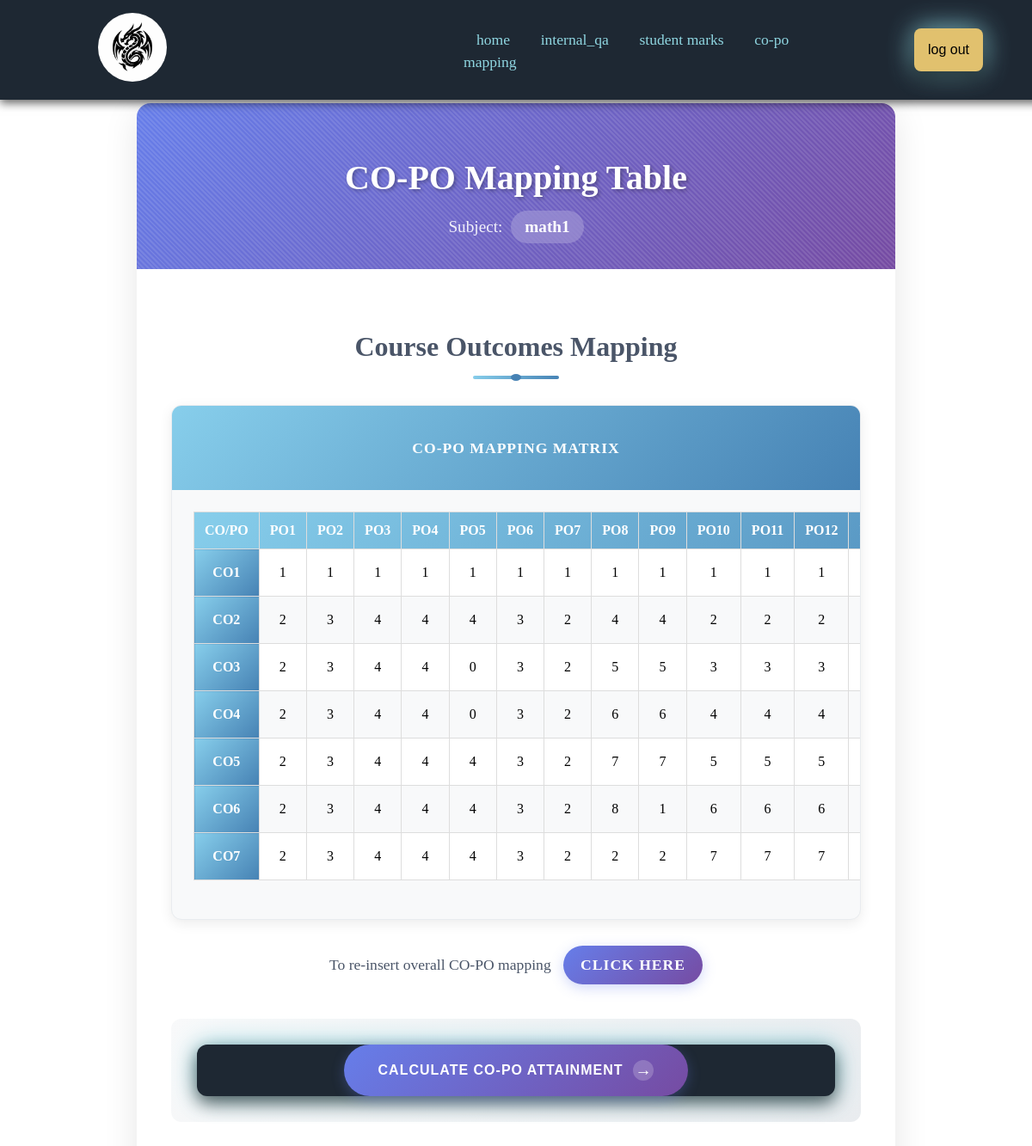
Page /user/mapping.php (signed in) on the committed database.
### tables this page shows
CREATE TABLE `co1` (
  `subject` varchar(20) NOT NULL,
  `po1` int(3) NOT NULL,
  `po2` int(3) NOT NULL,
  `po3` int(3) NOT NULL,
  `po4` int(3) NOT NULL,
  `po5` int(3) NOT NULL,
  `po6` int(3) NOT NULL,
  `po7` int(3) NOT NULL,
  `po8` int(3) NOT NULL,
  `po9` int(3) NOT NULL,
  `po10` int(3) NOT NULL,
  `po11` int(3) NOT NULL,
  `po12` int(3) NOT NULL,
  `pso1` int(3) NOT NULL,
  `pso2` int(3) NOT NULL,
  `pso3` int(3) NOT NULL,
  `pso4` int(3) NOT NULL
);

CREATE TABLE `co2` (
  `subject` varchar(20) NOT NULL,
  `po1` int(3) NOT NULL,
  `po2` int(3) NOT NULL,
  `po3` int(3) NOT NULL,
  `po4` int(3) NOT NULL,
  `po5` int(3) NOT NULL,
  `po6` int(3) NOT NULL,
  `po7` int(3) NOT NULL,
  `po8` int(3) NOT NULL,
  `po9` int(3) NOT NULL,
  `po10` int(3) NOT NULL,
  `po11` int(3) NOT NULL,
  `po12` int(3) NOT NULL,
  `pso1` int(3) NOT NULL,
  `pso2` int(3) NOT NULL,
  `pso3` int(3) NOT NULL,
  `pso4` int(3) NOT NULL
);

CREATE TABLE `co3` (
  `subject` varchar(20) NOT NULL,
  `po1` int(3) NOT NULL,
  `po2` int(3) NOT NULL,
  `po3` int(3) NOT NULL,
  `po4` int(3) NOT NULL,
  `po5` int(3) NOT NULL,
  `po6` int(3) NOT NULL,
  `po7` int(3) NOT NULL,
  `po8` int(3) NOT NULL,
  `po9` int(3) NOT NULL,
  `po10` int(3) NOT NULL,
  `po11` int(3) NOT NULL,
  `po12` int(3) NOT NULL,
  `pso1` int(3) NOT NULL,
  `pso2` int(3) NOT NULL,
  `pso3` int(3) NOT NULL,
  `pso4` int(3) NOT NULL
);

CREATE TABLE `co4` (
  `subject` varchar(20) NOT NULL,
  `po1` int(3) NOT NULL,
  `po2` int(3) NOT NULL,
  `po3` int(3) NOT NULL,
  `po4` int(3) NOT NULL,
  `po5` int(3) NOT NULL,
  `po6` int(3) NOT NULL,
  `po7` int(3) NOT NULL,
  `po8` int(3) NOT NULL,
  `po9` int(3) NOT NULL,
  `po10` int(3) NOT NULL,
  `po11` int(3) NOT NULL,
  `po12` int(3) NOT NULL,
  `pso1` int(3) NOT NULL,
  `pso2` int(3) NOT NULL,
  `pso3` int(3) NOT NULL,
  `pso4` int(3) NOT NULL
);

CREATE TABLE `co5` (
  `subject` varchar(20) NOT NULL,
  `po1` int(3) NOT NULL,
  `po2` int(3) NOT NULL,
  `po3` int(3) NOT NULL,
  `po4` int(3) NOT NULL,
  `po5` int(3) NOT NULL,
  `po6` int(3) NOT NULL,
  `po7` int(3) NOT NULL,
  `po8` int(3) NOT NULL,
  `po9` int(3) NOT NULL,
  `po10` int(3) NOT NULL,
  `po11` int(3) NOT NULL,
  `po12` int(3) NOT NULL,
  `pso1` int(3) NOT NULL,
  `pso2` int(3) NOT NULL,
  `pso3` int(3) NOT NULL,
  `pso4` int(3) NOT NULL
);

CREATE TABLE `co6` (
  `subject` varchar(20) NOT NULL,
  `po1` int(3) NOT NULL,
  `po2` int(3) NOT NULL,
  `po3` int(3) NOT NULL,
  `po4` int(3) NOT NULL,
  `po5` int(3) NOT NULL,
  `po6` int(3) NOT NULL,
  `po7` int(3) NOT NULL,
  `po8` int(3) NOT NULL,
  `po9` int(3) NOT NULL,
  `po10` int(3) NOT NULL,
  `po11` int(3) NOT NULL,
  `po12` int(3) NOT NULL,
  `pso1` int(3) NOT NULL,
  `pso2` int(3) NOT NULL,
  `pso3` int(3) NOT NULL,
  `pso4` int(3) NOT NULL
);

CREATE TABLE `co7` (
  `subject` varchar(20) NOT NULL,
  `po1` int(3) NOT NULL,
  `po2` int(3) NOT NULL,
  `po3` int(3) NOT NULL,
  `po4` int(3) NOT NULL,
  `po5` int(3) NOT NULL,
  `po6` int(3) NOT NULL,
  `po7` int(3) NOT NULL,
  `po8` int(3) NOT NULL,
  `po9` int(3) NOT NULL,
  `po10` int(3) NOT NULL,
  `po11` int(3) NOT NULL,
  `po12` int(3) NOT NULL,
  `pso1` int(3) NOT NULL,
  `pso2` int(3) NOT NULL,
  `pso3` int(3) NOT NULL,
  `pso4` int(3) NOT NULL
);

### user/mapping.php (the view, shortened to what this page needs)
<?php
    include("connect.php");
?>
<!DOCTYPE html>
<html lang="en">
<head>
    <link rel="stylesheet" href="../static/css/home.css">
    <link rel="stylesheet" href="../static/css/user_op2.css">
</head>
<body>
    <nav>
    <div class="nav_elements">
        <a href="./home.php" class="logo"><img src="../static/img/logo.png" alt=""></a>
    </div>
    <div class="nav_elements">
        <a href="./home.php">home</a>
        <a href="./internal_qa.php">internal_qa</a>
        <a href="./marks.php">student marks</a>
        <a href="./mapping.php">co-po mapping</a>
    </div>
    <div class="log_out_btn">
        <form action="<?php $_SERVER['PHP_SELF'] ?>" method="post">
            <button name="logout" value="logout">log out</button>
        </form>
    </div>
    </nav>
    <?php
        $name = $_SESSION['username'];
$sql = "SELECT * FROM `num_co` WHERE subject = '$name'";
$result1 = mysqli_query($conn,$sql);
if(mysqli_num_rows($result1) == 0){
    echo '<div class="ia-form-container">';
    echo '<div class="form-header">';
    echo '<h3 class="form-title">CO-PO Mapping Setup Required</h3>';
    echo '</div>';
    echo '<div class="ia-main-form">';
    echo '<div class="ia-section">';
    echo '<div class="section-header">';
    echo '<p>To insert new CO-PO mapping <a href="insert_co_po.php" class="submit-btn" style="display: inline-flex; padding: 12px 20px; text-decoration: none; margin-left: 10px;">Click Here</a></p>';
    echo '</div>';
    echo '</div>';
    echo '</div>';
    echo '</div>';
}
else{
    $row = mysqli_fetch_assoc($result1);
    echo '<div class="ia-form-container">';
    echo '<div class="form-header">';
    echo '<h2 class="form-title">CO-PO Mapping Table</h2>';
    echo '<div class="subject-info">';
    echo '<span class="subject-label">Subject:</span>';
    echo '<span class="subject-id">' . htmlspecialchars($name) . '</span>';
    echo '</div>';
    echo '</div>';
    echo '<div class="ia-main-form">';
    echo '<div class="ia-section">';
    echo '<div class="section-header">';
    echo '<h3 class="section-title">Course Outcomes Mapping</h3>';
    echo '<div class="section-divider"></div>';
    echo '</div>';
    echo '<div class="question-card">';
    echo '<div class="question-header">';
    echo '<h4 class="question-title">CO-PO Mapping Matrix</h4>';
    echo '</div>';
    echo '<div class="question-content">';
    echo '<table style="width: 100%; border-collapse: collapse; margin-bottom: 20px;">';
    echo '<tr style="background: linear-gradient(135deg, #87ceeb, #4682b4); color: white;">';
    echo '<th style="padding: 12px; border: 1px solid #ddd; text-align: center; font-weight: 600;">CO/PO</th>';
    echo '<th style="padding: 12px; border: 1px solid #ddd; text-align: center; font-weight: 600;">PO1</th>';
    echo '<th style="padding: 12px; border: 1px solid #ddd; text-align: center; font-weight: 600;">PO2</th>';
    echo '<th style="padding: 12px; border: 1px solid #ddd; text-align: center; font-weight: 600;">PO3</th>';
    echo '<th style="padding: 12px; border: 1px solid #ddd; text-align: center; font-weight: 600;">PO4</th>';
    echo '<th style="padding: 12px; border: 1px solid #ddd; text-align: center; font-weight: 600;">PO5</th>';
    echo '<th style="padding: 12px; border: 1px solid #ddd; text-align: center; font-weight: 600;">PO6</th>';
    echo '<th style="padding: 12px; border: 1px solid #ddd; text-align: center; font-weight: 600;">PO7</th>';
    echo '<th style="padding: 12px; border: 1px solid #ddd; text-align: center; font-weight: 600;">PO8</th>';
    echo '<th style="padding: 12px; border: 1px solid #ddd; text-align: center; font-weight: 600;">PO9</th>';
    echo '<th style="padding: 12px; border: 1px solid #ddd; text-align: center; font-weight: 600;">PO10</th>';
    echo '<th style="padding: 12px; border: 1px solid #ddd; text-align: center; font-weight: 600;">PO11</th>';
    echo '<th style="padding: 12px; border: 1px solid #ddd; text-align: center; font-weight: 600;">PO12</th>';
    echo '<th style="padding: 12px; border: 1px solid #ddd; text-align: center; font-weight: 600;">PSO1</th>';
    echo '</tr>';
    for($i = 1; $i <= $row['number_co']; $i++){
        $sql2 = "SELECT * FROM `co{$i}` WHERE subject = '$name'";
        $result2 = mysqli_query($conn, $sql2);
        $row1 = mysqli_fetch_assoc($result2);
        $po1 = $row1['po1'];
        $po2 = $row1['po2'];
        $po3 = $row1['po3'];
        $po4 = $row1['po4'];
        $po5 = $row1['po5'];
        $po6 = $row1['po6'];
        $po7 = $row1['po7'];
        $po8 = $row1['po8'];
        $po9 = $row1['po9'];
        $po10 = $row1['po10'];
        $po11 = $row1['po11'];
        $po12 = $row1['po12'];
        $pso1 = $row1['pso1'];
        echo '<tr style="background: ' . ($i % 2 == 0 ? '#f8f9fa' : 'white') . ';">';
        echo '<td style="padding: 10px; border: 1px solid #ddd; text-align: center; font-weight: 600; background: linear-gradient(135deg, #87ceeb, #4682b4); color: white;">CO' . $i . '</td>';
        echo '<td style="padding: 10px; border: 1px solid #ddd; text-align: center;">' . $po1 . '</td>';
        echo '<td style="padding: 10px; border: 1px solid #ddd; text-align: center;">' . $po2 . '</td>';
        echo '<td style="padding: 10px; border: 1px solid #ddd; text-align: center;">' . $po3 . '</td>';
        echo '<td style="padding: 10px; border: 1px solid #ddd; text-align: center;">' . $po4 . '</td>';
        echo '<td style="padding: 10px; border: 1px solid #ddd; text-align: center;">' . $po5 . '</td>';
        echo '<td style="padding: 10px; border: 1px solid #ddd; text-align: center;">' . $po6 . '</td>';
        echo '<td style="padding: 10px; border: 1px solid #ddd; text-align: center;">' . $po7 . '</td>';
        echo '<td style="padding: 10px; border: 1px solid #ddd; text-align: center;">' . $po8 . '</td>';
        echo '<td style="padding: 10px; border: 1px solid #ddd; text-align: center;">' . $po9 . '</td>';
        echo '<td style="padding: 10px; border: 1px solid #ddd; text-align: center;">' . $po10 . '</td>';
        echo '<td style="padding: 10px; border: 1px solid #ddd; text-align: center;">' . $po11 . '</td>';
        echo '<td style="padding: 10px; border: 1px solid #ddd; text-align: center;">' . $po12 . '</td>';
        echo '<td style="padding: 10px; border: 1px solid #ddd; text-align: center;">' . $pso1 . '</td>';
        echo '</tr>';
    }
    echo '</table>';
    echo '</div>';
    echo '</div>';
    echo '<div class="form-group" style="margin-top: 30px;">';
    echo '<p style="text-align: center; margin-bottom: 20px; font-size: 1.1rem; color: #4a5568;">To re-insert overall CO-PO mapping <a href="delete_co.php" class="submit-btn" style="display: inline-flex; padding: 12px 20px; text-decoration: none; margin-left: 10px;">Click Here</a></p>';
    echo '</div>';
    echo '<div class="submit-section">';
    echo '<form action="mapping.php" method="post">';
    echo '<button name="calculate" value="calculate" class="submit-btn">';
    echo '<span class="btn-text">Calculate CO-PO Attainment</span>';
    echo '<span class="btn-icon">→</span>';
    echo '</button>';
    echo '</form>';
    echo '</div>';
    echo '</div>';
    echo '</div>';
    echo '</div>';
}
    ?>
</body>
</html>

### static/css/home.css (style rules this page uses)
body { margin: 0; margin-top: 10%; padding: 0; background-color:white; color: #000000; display: flex; min-height: 100vh; }
nav { font-size: 1.4em; background: #1e2833; padding: 15px; display: flex; justify-content: space-between; align-items: center; box-shadow: 0 4px 10px rgba(0, 0, 0, 0.6); width: 100%; position: fixed; top: 0; z-index: 1000; }
.logo img { display: inline-block; padding: 0; width: 80px; border-radius: 50%; margin: 0 auto; margin-left: 20%; }
nav a { color: #8fd6e1; text-decoration: none; margin: 0 15px; font-size: 1.1rem; transition: color 0.3s ease-in-out; }
.nav_elements { display: inline-block; width: 35%; align-items: center; justify-content: center; }
.log_out_btn { margin-right: 6%; }
.log_out_btn button { background: #e1c16e; color: #000; border: none; border-radius: 8px; font-size: 1rem; cursor: pointer; transition: background 0.3s ease-in-out, transform 0.2s ease-in-out; }
form { background: #1e2833; border-radius: 12px; box-shadow: 0 8px 20px rgba(0, 0, 0, 0.6), 0 0 30px #8fd6e1; text-align: center; margin: 0; }
button { background: #e1c16e; color: #000; border: none; border-radius: 8px; padding: 16px; font-size: 1rem; cursor: pointer; transition: background 0.3s ease-in-out, transform 0.2s ease-in-out; }

### static/css/user_op2.css (style rules this page uses)
.ia-form-container { max-width: 1400px; margin: 0 auto; background: white; border-radius: 16px; box-shadow: 0 10px 40px rgba(0, 0, 0, 0.1); overflow: hidden; }
.form-header { background: linear-gradient(135deg, #667eea 0%, #764ba2 100%); color: white; padding: 30px; text-align: center; position: relative; overflow: hidden; }
.form-header::before { content: ''; position: absolute; top: -50%; left: -50%; width: 200%; height: 200%; background: repeating-linear-gradient( 45deg, transparent, transparent 2px, rgba(255, 255, 255, 0.1) 2px, rgba(255, 255, 255, 0.1) 4px ); animation: shimmer 3s linear infinite; }
.form-title { font-size: 2.5rem; font-weight: 700; margin-bottom: 15px; text-shadow: 2px 2px 4px rgba(0, 0, 0, 0.3); position: relative; z-index: 1; }
.subject-info { font-size: 1.2rem; display: flex; justify-content: center; align-items: center; gap: 10px; position: relative; z-index: 1; }
.subject-label { font-weight: 500; opacity: 0.9; }
.subject-id { background: rgba(255, 255, 255, 0.2); padding: 8px 16px; border-radius: 20px; font-weight: 600; backdrop-filter: blur(10px); }
.ia-main-form { padding: 40px; }
.ia-section { margin-bottom: 50px; }
.section-header { text-align: center; margin-bottom: 30px; }
.section-title { font-size: 2rem; font-weight: 600; color: #4a5568; margin-bottom: 15px; position: relative; display: inline-block; }
.section-divider { width: 100px; height: 4px; background: linear-gradient(135deg, #87ceeb, #4682b4); margin: 0 auto; border-radius: 2px; position: relative; }
.section-divider::after { content: ''; position: absolute; top: -2px; left: 50%; transform: translateX(-50%); width: 12px; height: 8px; background: #4682b4; border-radius: 50%; }
.question-card { background: #f8f9fa; border-radius: 12px; overflow: hidden; box-shadow: 0 4px 15px rgba(0, 0, 0, 0.08); transition: all 0.3s ease; border: 1px solid #e9ecef; }
.question-header { background: linear-gradient(135deg, #87ceeb, #4682b4); color: white; padding: 15px 20px; text-align: center; }
.question-title { font-size: 1.1rem; font-weight: 600; text-transform: uppercase; letter-spacing: 1px; }
.question-content { padding: 25px; }
.form-group { margin-bottom: 20px; }
.submit-section { text-align: center; padding: 30px; background: linear-gradient(135deg, #f8f9fa, #e9ecef); border-radius: 12px; margin-top: 40px; }
.submit-btn { background: linear-gradient(135deg, #667eea, #764ba2); color: white; border: none; padding: 18px 40px; border-radius: 50px; font-size: 1.1rem; font-weight: 600; cursor: pointer; transition: all 0.3s ease; display: inline-flex; align-items: center; gap: 12px; text-transform: uppercase; letter-spacing: 1px; box-shadow: 0 4px 15px rgba(102, 126, 234, 0.3); }
.btn-text { font-size: 1rem; }
.btn-icon { font-size: 1.2rem; background: rgba(255, 255, 255, 0.2); width: 24px; height: 24px; border-radius: 50%; display: flex; align-items: center; justify-content: center; }
@media (max-width: 1200px) { .question-card { max-width: 800px; margin: 0 auto; } }

### rows in the picture
co1: po1 "1", po2 "1", po3 "1", po4 "1", po5 "1", po6 "1", po7 "1", po8 "1", po9 "1", po10 "1", po11 "1", po12 "1"
co2: po1 "2", po2 "3", po3 "4", po4 "4", po5 "4", po6 "3", po7 "2", po8 "4", po9 "4", po10 "2", po11 "2", po12 "2"
co3: po1 "2", po2 "3", po3 "4", po4 "4", po5 "0", po6 "3", po7 "2", po8 "5", po9 "5", po10 "3", po11 "3", po12 "3"
co4: po1 "2", po2 "3", po3 "4", po4 "4", po5 "0", po6 "3", po7 "2", po8 "6", po9 "6", po10 "4", po11 "4", po12 "4"
co5: po1 "2", po2 "3", po3 "4", po4 "4", po5 "4", po6 "3", po7 "2", po8 "7", po9 "7", po10 "5", po11 "5", po12 "5"
co6: po1 "2", po2 "3", po3 "4", po4 "4", po5 "4", po6 "3", po7 "2", po8 "8", po9 "1", po10 "6", po11 "6", po12 "6"
co7: po1 "2", po2 "3", po3 "4", po4 "4", po5 "4", po6 "3", po7 "2", po8 "2", po9 "2", po10 "7", po11 "7", po12 "7"

### other values in the picture
$name "math1"
